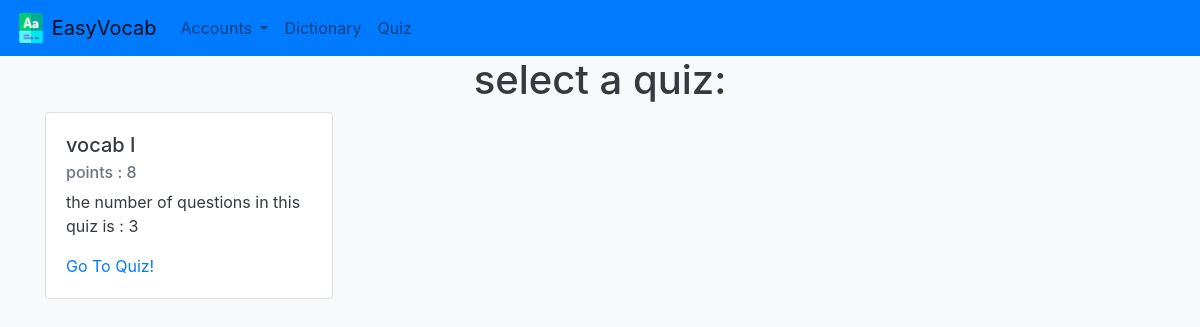
The app's page /quiz/ with its own data.
### quiz/models.py (models this page shows, shortened)
class Quiz(models.Model):
    title = models.CharField(max_length=50)
    questions = models.ManyToManyField(Question)
    class Meta:
        verbose_name_plural = 'quizzes'
    @property
    def get_points(self):
        points = 0
        for q in self.questions.all():
            points += q.difficulty
        return points
    @property
    def get_number_of_questions(self):
        total = 0
        for q in self.questions.all():
            total += 1
        return total

class Question(models.Model):
    title = models.CharField(max_length=300)
    choices = models.CharField(max_length=300)
    answer = models.CharField(max_length=100)
    difficulty = models.IntegerField(default=1)

### quiz/views.py (the view)
# urls.py: path('', views.QuizList.as_view() , name='index'),
class QuizList(ListView):
    model = Quiz
    context_object_name = 'quizzes'
    template_name = 'quiz/index.html'

### quiz/templates/quiz/index.html
{% extends 'quiz/quiz_base_template.html' %}
{% block content %}
    <div class="container">
<p class="h1 text-center">select a quiz:</p>
{% for quiz in quizzes %}
    <div class="card" style="width: 18rem;">
        <div class="card-body">
            <h5 class="card-title">{{quiz.title}}</h5>
            <h6 class="card-subtitle mb-2 text-muted">points : {{ quiz.get_points }}</h6>
            <p class="card-text">the number of questions in this quiz is : {{ quiz.get_number_of_questions }}</p>
            <a href="{% url 'quiz:quiz-view' quiz.pk %}" class="card-link">Go To Quiz!</a>
        </div>
    </div>
{% endfor %}
</div>
{%  endblock %}

### records on screen
Quiz: title "vocab I", get_points "8", get_number_of_questions "3"
